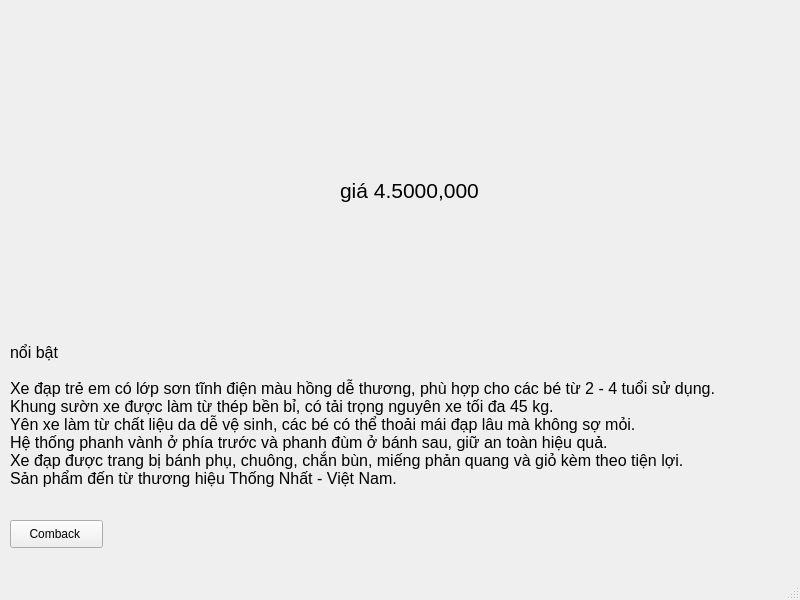
<?xml version="1.0" encoding="UTF-8"?>
<ui version="4.0">
 <class>MainWindow</class>
 <widget class="QMainWindow" name="MainWindow">
  <property name="geometry">
   <rect>
    <x>0</x>
    <y>0</y>
    <width>800</width>
    <height>600</height>
   </rect>
  </property>
  <property name="windowTitle">
   <string>MainWindow</string>
  </property>
  <widget class="QWidget" name="centralwidget">
   <widget class="QLabel" name="label_12">
    <property name="geometry">
     <rect>
      <x>50</x>
      <y>60</y>
      <width>211</width>
      <height>201</height>
     </rect>
    </property>
    <property name="text">
     <string/>
    </property>
    <property name="pixmap">
     <pixmap>../../../../Downloads/SPCK_CHUONG/images/2023-xtc-800-27-5-ghi-3.jpg</pixmap>
    </property>
    <property name="scaledContents">
     <bool>true</bool>
    </property>
   </widget>
   <widget class="QLabel" name="label">
    <property name="geometry">
     <rect>
      <x>10</x>
      <y>300</y>
      <width>801</width>
      <height>231</height>
     </rect>
    </property>
    <property name="font">
     <font>
      <pointsize>12</pointsize>
     </font>
    </property>
    <property name="text">
     <string>nổi bật

Xe đạp trẻ em có lớp sơn tĩnh điện màu hồng dễ thương, phù hợp cho các bé từ 2 - 4 tuổi sử dụng.
Khung sườn xe được làm từ thép bền bỉ, có tải trọng nguyên xe tối đa 45 kg.
Yên xe làm từ chất liệu da dễ vệ sinh, các bé có thể thoải mái đạp lâu mà không sợ mỏi.
Hệ thống phanh vành ở phía trước và phanh đùm ở bánh sau, giữ an toàn hiệu quả.
Xe đạp được trang bị bánh phụ, chuông, chắn bùn, miếng phản quang và giỏ kèm theo tiện lợi.
Sản phẩm đến từ thương hiệu Thống Nhất - Việt Nam.</string>
    </property>
   </widget>
   <widget class="QLabel" name="label_2">
    <property name="geometry">
     <rect>
      <x>340</x>
      <y>150</y>
      <width>261</width>
      <height>81</height>
     </rect>
    </property>
    <property name="font">
     <font>
      <pointsize>16</pointsize>
     </font>
    </property>
    <property name="text">
     <string>giá 4.5000,000</string>
    </property>
   </widget>
   <widget class="QPushButton" name="btncomback">
    <property name="geometry">
     <rect>
      <x>10</x>
      <y>520</y>
      <width>93</width>
      <height>28</height>
     </rect>
    </property>
    <property name="text">
     <string>Comback </string>
    </property>
   </widget>
  </widget>
  <widget class="QMenuBar" name="menubar">
   <property name="geometry">
    <rect>
     <x>0</x>
     <y>0</y>
     <width>800</width>
     <height>26</height>
    </rect>
   </property>
  </widget>
  <widget class="QStatusBar" name="statusbar"/>
 </widget>
 <resources/>
 <connections/>
</ui>
